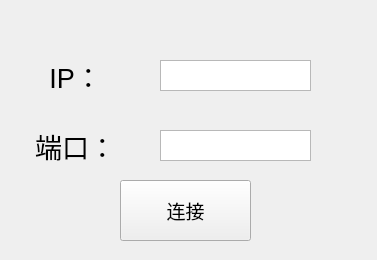
<?xml version="1.0" encoding="UTF-8"?>
<ui version="4.0">
 <class>Connect</class>
 <widget class="QWidget" name="Connect">
  <property name="geometry">
   <rect>
    <x>0</x>
    <y>0</y>
    <width>377</width>
    <height>260</height>
   </rect>
  </property>
  <property name="windowTitle">
   <string>Form</string>
  </property>
  <widget class="QLabel" name="label">
   <property name="geometry">
    <rect>
     <x>30</x>
     <y>50</y>
     <width>91</width>
     <height>51</height>
    </rect>
   </property>
   <property name="font">
    <font>
     <pointsize>20</pointsize>
    </font>
   </property>
   <property name="text">
    <string>IP：</string>
   </property>
   <property name="alignment">
    <set>Qt::AlignCenter</set>
   </property>
  </widget>
  <widget class="QTextEdit" name="IP">
   <property name="geometry">
    <rect>
     <x>160</x>
     <y>60</y>
     <width>151</width>
     <height>31</height>
    </rect>
   </property>
  </widget>
  <widget class="QLabel" name="label_2">
   <property name="geometry">
    <rect>
     <x>30</x>
     <y>120</y>
     <width>91</width>
     <height>51</height>
    </rect>
   </property>
   <property name="font">
    <font>
     <pointsize>20</pointsize>
    </font>
   </property>
   <property name="text">
    <string>端口：</string>
   </property>
   <property name="alignment">
    <set>Qt::AlignCenter</set>
   </property>
  </widget>
  <widget class="QTextEdit" name="port">
   <property name="geometry">
    <rect>
     <x>160</x>
     <y>130</y>
     <width>151</width>
     <height>31</height>
    </rect>
   </property>
  </widget>
  <widget class="QPushButton" name="pushButton">
   <property name="geometry">
    <rect>
     <x>120</x>
     <y>180</y>
     <width>131</width>
     <height>61</height>
    </rect>
   </property>
   <property name="font">
    <font>
     <pointsize>14</pointsize>
    </font>
   </property>
   <property name="text">
    <string>连接</string>
   </property>
  </widget>
 </widget>
 <resources/>
 <connections/>
</ui>
